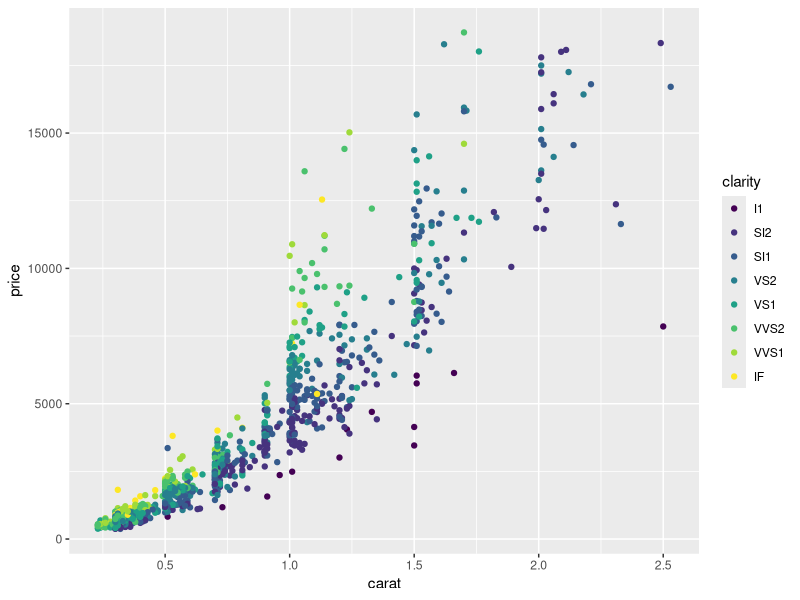
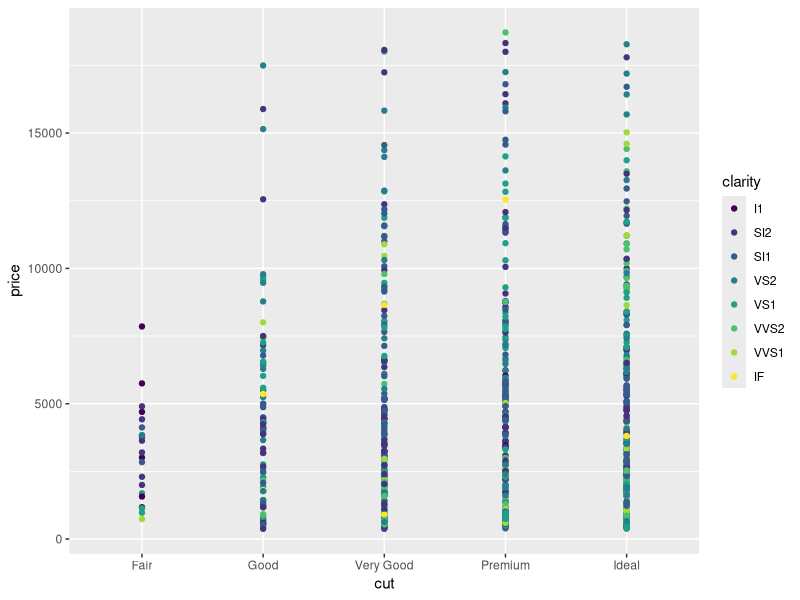
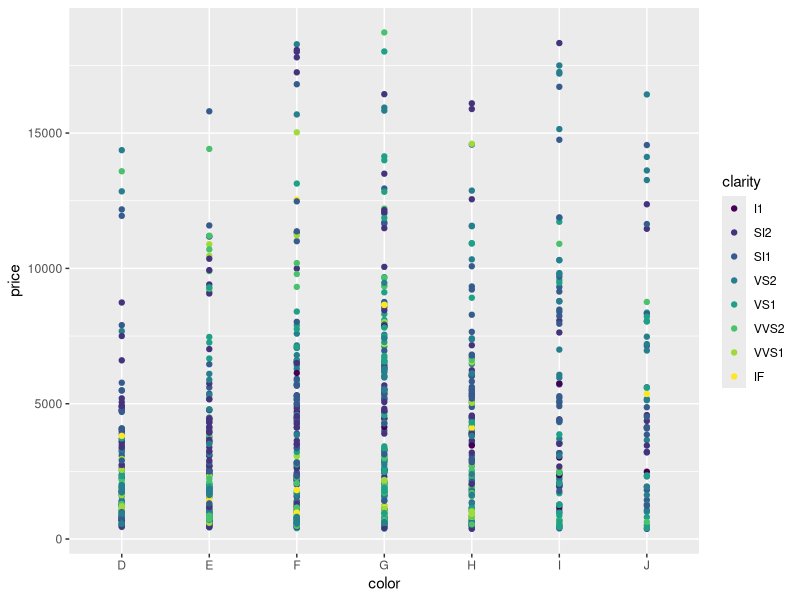
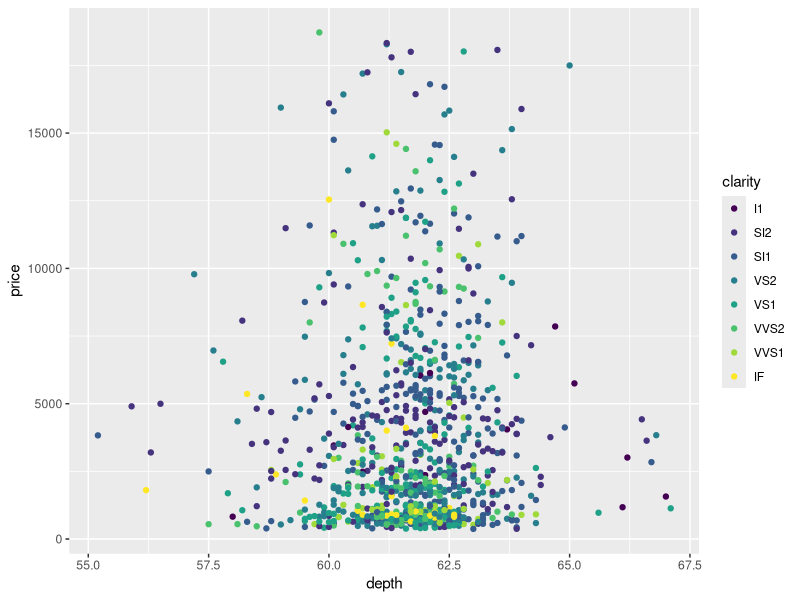

Reproduce these figures in R, in order. (Note: this script raises an error after producing the figures.)
# Goal: share a legend between multiple plots that do not also share axes

# 1. create four plots p1, p2, p3 and p4
# 2. save the legend of p1 as a separate grob
# 3. strip the legends from the plots
# 4. draw the four plots and the legend below them


library(ggplot2)
library(gridExtra)


grid_arrange_shared_legend <- function(..., ncol = length(list(...)), nrow = 1, position = c("bottom", "right")) {
  
  plots <- list(...)
  position <- match.arg(position)
  g <- ggplotGrob(plots[[1]] + theme(legend.position = position))$grobs
  legend <- g[[which(sapply(g, function(x) x$name) == "guide-box")]]
  lheight <- sum(legend$height)
  lwidth <- sum(legend$width)
  gl <- lapply(plots, function(x) x + theme(legend.position="none"))
  gl <- c(gl, ncol = ncol, nrow = nrow)
  
  combined <- switch(position,
                     "bottom" = arrangeGrob(do.call(arrangeGrob, gl),
                                            legend,
                                            ncol = 1,
                                            heights = unit.c(unit(1, "npc") - lheight, lheight)),
                     "right" = arrangeGrob(do.call(arrangeGrob, gl),
                                           legend,
                                           ncol = 2,
                                           widths = unit.c(unit(1, "npc") - lwidth, lwidth)))
  
  grid.newpage()
  grid.draw(combined)
  
  # return gtable invisibly
  invisible(combined)
  
}



# example
dsamp <- diamonds[sample(nrow(diamonds), 1000), ]
p1 <- qplot(carat, price, data=dsamp, colour=clarity)
p2 <- qplot(cut, price, data=dsamp, colour=clarity)
p3 <- qplot(color, price, data=dsamp, colour=clarity)
p4 <- qplot(depth, price, data=dsamp, colour=clarity)
grid_arrange_shared_legend(p1, p2, p3, p4)


# my example NOT WORKING --------------------
output <- vector(mode = "list", length = length(e6))
names(output) <- names(e6)

# create graphs with legends
for(i in startI:endI) {
  what <- names(e6[i])
  plot <- seed.univscatter4(e6, e6[i], e6$lineSimple, e6$lineComplete, e6$ExpName, what, "total", "umol g-1 DW", 0.1, 0)
  print(plot)
  output[[i]] <- plot
}

objects <- output[startI:endI] ## remove empty elements of the output list
alph <- objects[order(names(objects))] ## alphabetize the objects




grid_arrange_shared_legend(alph[[1]], alph [[2]], ncol = 2, position = "right") # works great!
grid_arrange_shared_legend(alph[[1]], alph [[2]], alph[[3]], alph [[4]], ncol = 4, position = "bottom") # works great!
# but still passing graphs individually

grid_arrange_shared_legend(alpha, ncol = 4, position = "bottom") # doesn't work

unlist.alpha <- unlist(alpha, recursive = FALSE, use.names = TRUE)
grid_arrange_shared_legend(unlist.alpha, ncol = 4, position = "bottom") # doesn't work




